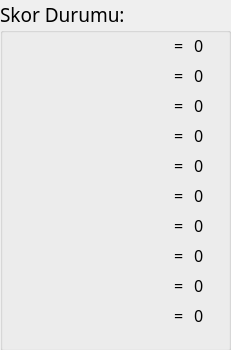
<?xml version="1.0" encoding="UTF-8"?>
<ui version="4.0">
 <class>Form</class>
 <widget class="QWidget" name="Form">
  <property name="windowModality">
   <enum>Qt::NonModal</enum>
  </property>
  <property name="geometry">
   <rect>
    <x>0</x>
    <y>0</y>
    <width>231</width>
    <height>350</height>
   </rect>
  </property>
  <property name="font">
   <font>
    <family>Poppins</family>
    <pointsize>14</pointsize>
    <italic>false</italic>
   </font>
  </property>
  <property name="mouseTracking">
   <bool>false</bool>
  </property>
  <property name="windowTitle">
   <string>Form2</string>
  </property>
  <property name="windowOpacity">
   <double>1.000000000000000</double>
  </property>
  <property name="accessibleName">
   <string/>
  </property>
  <property name="windowFlags" stdset="0">
   <string/>
  </property>
  <widget class="QGroupBox" name="groupBox">
   <property name="geometry">
    <rect>
     <x>0</x>
     <y>0</y>
     <width>231</width>
     <height>351</height>
    </rect>
   </property>
   <property name="font">
    <font>
     <weight>50</weight>
     <italic>false</italic>
     <bold>false</bold>
     <underline>false</underline>
     <strikeout>false</strikeout>
    </font>
   </property>
   <property name="title">
    <string>Skor Durumu:</string>
   </property>
   <widget class="QTableWidget" name="tableAreaName">
    <property name="geometry">
     <rect>
      <x>10</x>
      <y>30</y>
      <width>161</width>
      <height>600</height>
     </rect>
    </property>
    <property name="minimumSize">
     <size>
      <width>0</width>
      <height>0</height>
     </size>
    </property>
    <property name="palette">
     <palette>
      <active>
       <colorrole role="WindowText">
        <brush brushstyle="SolidPattern">
         <color alpha="0">
          <red>0</red>
          <green>0</green>
          <blue>0</blue>
         </color>
        </brush>
       </colorrole>
       <colorrole role="Button">
        <brush brushstyle="SolidPattern">
         <color alpha="0">
          <red>240</red>
          <green>240</green>
          <blue>240</blue>
         </color>
        </brush>
       </colorrole>
       <colorrole role="Midlight">
        <brush brushstyle="SolidPattern">
         <color alpha="0">
          <red>227</red>
          <green>227</green>
          <blue>227</blue>
         </color>
        </brush>
       </colorrole>
       <colorrole role="Dark">
        <brush brushstyle="SolidPattern">
         <color alpha="0">
          <red>160</red>
          <green>160</green>
          <blue>160</blue>
         </color>
        </brush>
       </colorrole>
       <colorrole role="Mid">
        <brush brushstyle="SolidPattern">
         <color alpha="0">
          <red>160</red>
          <green>160</green>
          <blue>160</blue>
         </color>
        </brush>
       </colorrole>
       <colorrole role="Text">
        <brush brushstyle="SolidPattern">
         <color alpha="255">
          <red>0</red>
          <green>0</green>
          <blue>0</blue>
         </color>
        </brush>
       </colorrole>
       <colorrole role="ButtonText">
        <brush brushstyle="SolidPattern">
         <color alpha="255">
          <red>0</red>
          <green>0</green>
          <blue>0</blue>
         </color>
        </brush>
       </colorrole>
       <colorrole role="Base">
        <brush brushstyle="SolidPattern">
         <color alpha="0">
          <red>255</red>
          <green>255</green>
          <blue>255</blue>
         </color>
        </brush>
       </colorrole>
       <colorrole role="Window">
        <brush brushstyle="SolidPattern">
         <color alpha="0">
          <red>240</red>
          <green>240</green>
          <blue>240</blue>
         </color>
        </brush>
       </colorrole>
       <colorrole role="Shadow">
        <brush brushstyle="SolidPattern">
         <color alpha="0">
          <red>105</red>
          <green>105</green>
          <blue>105</blue>
         </color>
        </brush>
       </colorrole>
      </active>
      <inactive>
       <colorrole role="WindowText">
        <brush brushstyle="SolidPattern">
         <color alpha="0">
          <red>0</red>
          <green>0</green>
          <blue>0</blue>
         </color>
        </brush>
       </colorrole>
       <colorrole role="Button">
        <brush brushstyle="SolidPattern">
         <color alpha="0">
          <red>240</red>
          <green>240</green>
          <blue>240</blue>
         </color>
        </brush>
       </colorrole>
       <colorrole role="Midlight">
        <brush brushstyle="SolidPattern">
         <color alpha="0">
          <red>227</red>
          <green>227</green>
          <blue>227</blue>
         </color>
        </brush>
       </colorrole>
       <colorrole role="Dark">
        <brush brushstyle="SolidPattern">
         <color alpha="0">
          <red>160</red>
          <green>160</green>
          <blue>160</blue>
         </color>
        </brush>
       </colorrole>
       <colorrole role="Mid">
        <brush brushstyle="SolidPattern">
         <color alpha="0">
          <red>160</red>
          <green>160</green>
          <blue>160</blue>
         </color>
        </brush>
       </colorrole>
       <colorrole role="Text">
        <brush brushstyle="SolidPattern">
         <color alpha="255">
          <red>0</red>
          <green>0</green>
          <blue>0</blue>
         </color>
        </brush>
       </colorrole>
       <colorrole role="ButtonText">
        <brush brushstyle="SolidPattern">
         <color alpha="255">
          <red>0</red>
          <green>0</green>
          <blue>0</blue>
         </color>
        </brush>
       </colorrole>
       <colorrole role="Base">
        <brush brushstyle="SolidPattern">
         <color alpha="0">
          <red>255</red>
          <green>255</green>
          <blue>255</blue>
         </color>
        </brush>
       </colorrole>
       <colorrole role="Window">
        <brush brushstyle="SolidPattern">
         <color alpha="0">
          <red>240</red>
          <green>240</green>
          <blue>240</blue>
         </color>
        </brush>
       </colorrole>
       <colorrole role="Shadow">
        <brush brushstyle="SolidPattern">
         <color alpha="0">
          <red>105</red>
          <green>105</green>
          <blue>105</blue>
         </color>
        </brush>
       </colorrole>
      </inactive>
      <disabled>
       <colorrole role="WindowText">
        <brush brushstyle="SolidPattern">
         <color alpha="0">
          <red>160</red>
          <green>160</green>
          <blue>160</blue>
         </color>
        </brush>
       </colorrole>
       <colorrole role="Button">
        <brush brushstyle="SolidPattern">
         <color alpha="0">
          <red>240</red>
          <green>240</green>
          <blue>240</blue>
         </color>
        </brush>
       </colorrole>
       <colorrole role="Midlight">
        <brush brushstyle="SolidPattern">
         <color alpha="0">
          <red>227</red>
          <green>227</green>
          <blue>227</blue>
         </color>
        </brush>
       </colorrole>
       <colorrole role="Dark">
        <brush brushstyle="SolidPattern">
         <color alpha="0">
          <red>160</red>
          <green>160</green>
          <blue>160</blue>
         </color>
        </brush>
       </colorrole>
       <colorrole role="Mid">
        <brush brushstyle="SolidPattern">
         <color alpha="0">
          <red>160</red>
          <green>160</green>
          <blue>160</blue>
         </color>
        </brush>
       </colorrole>
       <colorrole role="Text">
        <brush brushstyle="SolidPattern">
         <color alpha="0">
          <red>160</red>
          <green>160</green>
          <blue>160</blue>
         </color>
        </brush>
       </colorrole>
       <colorrole role="ButtonText">
        <brush brushstyle="SolidPattern">
         <color alpha="0">
          <red>160</red>
          <green>160</green>
          <blue>160</blue>
         </color>
        </brush>
       </colorrole>
       <colorrole role="Base">
        <brush brushstyle="SolidPattern">
         <color alpha="0">
          <red>240</red>
          <green>240</green>
          <blue>240</blue>
         </color>
        </brush>
       </colorrole>
       <colorrole role="Window">
        <brush brushstyle="SolidPattern">
         <color alpha="0">
          <red>240</red>
          <green>240</green>
          <blue>240</blue>
         </color>
        </brush>
       </colorrole>
       <colorrole role="Shadow">
        <brush brushstyle="SolidPattern">
         <color alpha="0">
          <red>105</red>
          <green>105</green>
          <blue>105</blue>
         </color>
        </brush>
       </colorrole>
      </disabled>
     </palette>
    </property>
    <property name="font">
     <font>
      <family>Poppins</family>
      <pointsize>12</pointsize>
     </font>
    </property>
    <property name="cursor" stdset="0">
     <cursorShape>PointingHandCursor</cursorShape>
    </property>
    <property name="mouseTracking">
     <bool>true</bool>
    </property>
    <property name="autoFillBackground">
     <bool>false</bool>
    </property>
    <property name="frameShadow">
     <enum>QFrame::Raised</enum>
    </property>
    <property name="lineWidth">
     <number>0</number>
    </property>
    <property name="textElideMode">
     <enum>Qt::ElideRight</enum>
    </property>
    <property name="showGrid">
     <bool>true</bool>
    </property>
    <property name="gridStyle">
     <enum>Qt::SolidLine</enum>
    </property>
    <attribute name="horizontalHeaderVisible">
     <bool>false</bool>
    </attribute>
    <attribute name="horizontalHeaderDefaultSectionSize">
     <number>151</number>
    </attribute>
    <attribute name="horizontalHeaderMinimumSectionSize">
     <number>100</number>
    </attribute>
    <attribute name="verticalHeaderVisible">
     <bool>false</bool>
    </attribute>
    <attribute name="verticalHeaderDefaultSectionSize">
     <number>30</number>
    </attribute>
    <attribute name="verticalHeaderMinimumSectionSize">
     <number>30</number>
    </attribute>
    <row>
     <property name="text">
      <string>1</string>
     </property>
    </row>
    <row>
     <property name="text">
      <string>2</string>
     </property>
    </row>
    <row>
     <property name="text">
      <string>3</string>
     </property>
    </row>
    <row>
     <property name="text">
      <string>4</string>
     </property>
    </row>
    <row>
     <property name="text">
      <string>5</string>
     </property>
    </row>
    <row>
     <property name="text">
      <string>6</string>
     </property>
    </row>
    <row>
     <property name="text">
      <string>7</string>
     </property>
    </row>
    <row>
     <property name="text">
      <string>8</string>
     </property>
    </row>
    <row>
     <property name="text">
      <string>9</string>
     </property>
    </row>
    <row>
     <property name="text">
      <string>10</string>
     </property>
    </row>
    <column>
     <property name="text">
      <string>İsim</string>
     </property>
    </column>
    <item row="0" column="0">
     <property name="text">
      <string/>
     </property>
    </item>
   </widget>
   <widget class="QTableWidget" name="tableAreaScore">
    <property name="geometry">
     <rect>
      <x>190</x>
      <y>30</y>
      <width>31</width>
      <height>600</height>
     </rect>
    </property>
    <property name="palette">
     <palette>
      <active>
       <colorrole role="WindowText">
        <brush brushstyle="SolidPattern">
         <color alpha="0">
          <red>0</red>
          <green>0</green>
          <blue>0</blue>
         </color>
        </brush>
       </colorrole>
       <colorrole role="Button">
        <brush brushstyle="SolidPattern">
         <color alpha="0">
          <red>240</red>
          <green>240</green>
          <blue>240</blue>
         </color>
        </brush>
       </colorrole>
       <colorrole role="Midlight">
        <brush brushstyle="SolidPattern">
         <color alpha="0">
          <red>227</red>
          <green>227</green>
          <blue>227</blue>
         </color>
        </brush>
       </colorrole>
       <colorrole role="Dark">
        <brush brushstyle="SolidPattern">
         <color alpha="0">
          <red>160</red>
          <green>160</green>
          <blue>160</blue>
         </color>
        </brush>
       </colorrole>
       <colorrole role="Mid">
        <brush brushstyle="SolidPattern">
         <color alpha="0">
          <red>160</red>
          <green>160</green>
          <blue>160</blue>
         </color>
        </brush>
       </colorrole>
       <colorrole role="Text">
        <brush brushstyle="SolidPattern">
         <color alpha="255">
          <red>0</red>
          <green>0</green>
          <blue>0</blue>
         </color>
        </brush>
       </colorrole>
       <colorrole role="ButtonText">
        <brush brushstyle="SolidPattern">
         <color alpha="255">
          <red>0</red>
          <green>0</green>
          <blue>0</blue>
         </color>
        </brush>
       </colorrole>
       <colorrole role="Base">
        <brush brushstyle="SolidPattern">
         <color alpha="0">
          <red>255</red>
          <green>255</green>
          <blue>255</blue>
         </color>
        </brush>
       </colorrole>
       <colorrole role="Window">
        <brush brushstyle="SolidPattern">
         <color alpha="0">
          <red>240</red>
          <green>240</green>
          <blue>240</blue>
         </color>
        </brush>
       </colorrole>
       <colorrole role="Shadow">
        <brush brushstyle="SolidPattern">
         <color alpha="0">
          <red>105</red>
          <green>105</green>
          <blue>105</blue>
         </color>
        </brush>
       </colorrole>
      </active>
      <inactive>
       <colorrole role="WindowText">
        <brush brushstyle="SolidPattern">
         <color alpha="0">
          <red>0</red>
          <green>0</green>
          <blue>0</blue>
         </color>
        </brush>
       </colorrole>
       <colorrole role="Button">
        <brush brushstyle="SolidPattern">
         <color alpha="0">
          <red>240</red>
          <green>240</green>
          <blue>240</blue>
         </color>
        </brush>
       </colorrole>
       <colorrole role="Midlight">
        <brush brushstyle="SolidPattern">
         <color alpha="0">
          <red>227</red>
          <green>227</green>
          <blue>227</blue>
         </color>
        </brush>
       </colorrole>
       <colorrole role="Dark">
        <brush brushstyle="SolidPattern">
         <color alpha="0">
          <red>160</red>
          <green>160</green>
          <blue>160</blue>
         </color>
        </brush>
       </colorrole>
       <colorrole role="Mid">
        <brush brushstyle="SolidPattern">
         <color alpha="0">
          <red>160</red>
          <green>160</green>
          <blue>160</blue>
         </color>
        </brush>
       </colorrole>
       <colorrole role="Text">
        <brush brushstyle="SolidPattern">
         <color alpha="255">
          <red>0</red>
          <green>0</green>
          <blue>0</blue>
         </color>
        </brush>
       </colorrole>
       <colorrole role="ButtonText">
        <brush brushstyle="SolidPattern">
         <color alpha="255">
          <red>0</red>
          <green>0</green>
          <blue>0</blue>
         </color>
        </brush>
       </colorrole>
       <colorrole role="Base">
        <brush brushstyle="SolidPattern">
         <color alpha="0">
          <red>255</red>
          <green>255</green>
          <blue>255</blue>
         </color>
        </brush>
       </colorrole>
       <colorrole role="Window">
        <brush brushstyle="SolidPattern">
         <color alpha="0">
          <red>240</red>
          <green>240</green>
          <blue>240</blue>
         </color>
        </brush>
       </colorrole>
       <colorrole role="Shadow">
        <brush brushstyle="SolidPattern">
         <color alpha="0">
          <red>105</red>
          <green>105</green>
          <blue>105</blue>
         </color>
        </brush>
       </colorrole>
      </inactive>
      <disabled>
       <colorrole role="WindowText">
        <brush brushstyle="SolidPattern">
         <color alpha="0">
          <red>160</red>
          <green>160</green>
          <blue>160</blue>
         </color>
        </brush>
       </colorrole>
       <colorrole role="Button">
        <brush brushstyle="SolidPattern">
         <color alpha="0">
          <red>240</red>
          <green>240</green>
          <blue>240</blue>
         </color>
        </brush>
       </colorrole>
       <colorrole role="Midlight">
        <brush brushstyle="SolidPattern">
         <color alpha="0">
          <red>227</red>
          <green>227</green>
          <blue>227</blue>
         </color>
        </brush>
       </colorrole>
       <colorrole role="Dark">
        <brush brushstyle="SolidPattern">
         <color alpha="0">
          <red>160</red>
          <green>160</green>
          <blue>160</blue>
         </color>
        </brush>
       </colorrole>
       <colorrole role="Mid">
        <brush brushstyle="SolidPattern">
         <color alpha="0">
          <red>160</red>
          <green>160</green>
          <blue>160</blue>
         </color>
        </brush>
       </colorrole>
       <colorrole role="Text">
        <brush brushstyle="SolidPattern">
         <color alpha="0">
          <red>160</red>
          <green>160</green>
          <blue>160</blue>
         </color>
        </brush>
       </colorrole>
       <colorrole role="ButtonText">
        <brush brushstyle="SolidPattern">
         <color alpha="0">
          <red>160</red>
          <green>160</green>
          <blue>160</blue>
         </color>
        </brush>
       </colorrole>
       <colorrole role="Base">
        <brush brushstyle="SolidPattern">
         <color alpha="0">
          <red>240</red>
          <green>240</green>
          <blue>240</blue>
         </color>
        </brush>
       </colorrole>
       <colorrole role="Window">
        <brush brushstyle="SolidPattern">
         <color alpha="0">
          <red>240</red>
          <green>240</green>
          <blue>240</blue>
         </color>
        </brush>
       </colorrole>
       <colorrole role="Shadow">
        <brush brushstyle="SolidPattern">
         <color alpha="0">
          <red>105</red>
          <green>105</green>
          <blue>105</blue>
         </color>
        </brush>
       </colorrole>
      </disabled>
     </palette>
    </property>
    <property name="font">
     <font>
      <family>Poppins</family>
      <pointsize>12</pointsize>
     </font>
    </property>
    <property name="cursor" stdset="0">
     <cursorShape>PointingHandCursor</cursorShape>
    </property>
    <property name="mouseTracking">
     <bool>true</bool>
    </property>
    <property name="autoFillBackground">
     <bool>false</bool>
    </property>
    <property name="frameShadow">
     <enum>QFrame::Raised</enum>
    </property>
    <property name="lineWidth">
     <number>0</number>
    </property>
    <property name="showGrid">
     <bool>true</bool>
    </property>
    <property name="gridStyle">
     <enum>Qt::NoPen</enum>
    </property>
    <attribute name="horizontalHeaderVisible">
     <bool>false</bool>
    </attribute>
    <attribute name="horizontalHeaderDefaultSectionSize">
     <number>30</number>
    </attribute>
    <attribute name="horizontalHeaderMinimumSectionSize">
     <number>30</number>
    </attribute>
    <attribute name="verticalHeaderVisible">
     <bool>false</bool>
    </attribute>
    <attribute name="verticalHeaderDefaultSectionSize">
     <number>30</number>
    </attribute>
    <attribute name="verticalHeaderMinimumSectionSize">
     <number>30</number>
    </attribute>
    <row>
     <property name="text">
      <string>1</string>
     </property>
    </row>
    <row>
     <property name="text">
      <string>2</string>
     </property>
    </row>
    <row>
     <property name="text">
      <string>3</string>
     </property>
    </row>
    <row>
     <property name="text">
      <string>4</string>
     </property>
    </row>
    <row>
     <property name="text">
      <string>5</string>
     </property>
    </row>
    <row>
     <property name="text">
      <string>6</string>
     </property>
    </row>
    <row>
     <property name="text">
      <string>7</string>
     </property>
    </row>
    <row>
     <property name="text">
      <string>8</string>
     </property>
    </row>
    <row>
     <property name="text">
      <string>9</string>
     </property>
    </row>
    <row>
     <property name="text">
      <string>10</string>
     </property>
    </row>
    <column>
     <property name="text">
      <string>Skor</string>
     </property>
    </column>
    <item row="0" column="0">
     <property name="text">
      <string>0</string>
     </property>
    </item>
    <item row="1" column="0">
     <property name="text">
      <string>0</string>
     </property>
    </item>
    <item row="2" column="0">
     <property name="text">
      <string>0</string>
     </property>
    </item>
    <item row="3" column="0">
     <property name="text">
      <string>0</string>
     </property>
    </item>
    <item row="4" column="0">
     <property name="text">
      <string>0</string>
     </property>
    </item>
    <item row="5" column="0">
     <property name="text">
      <string>0</string>
     </property>
    </item>
    <item row="6" column="0">
     <property name="text">
      <string>0</string>
     </property>
    </item>
    <item row="7" column="0">
     <property name="text">
      <string>0</string>
     </property>
    </item>
    <item row="8" column="0">
     <property name="text">
      <string>0</string>
     </property>
    </item>
    <item row="9" column="0">
     <property name="text">
      <string>0</string>
     </property>
    </item>
   </widget>
   <widget class="QTableWidget" name="tableAreaEqual">
    <property name="geometry">
     <rect>
      <x>170</x>
      <y>30</y>
      <width>21</width>
      <height>600</height>
     </rect>
    </property>
    <property name="baseSize">
     <size>
      <width>0</width>
      <height>0</height>
     </size>
    </property>
    <property name="palette">
     <palette>
      <active>
       <colorrole role="WindowText">
        <brush brushstyle="SolidPattern">
         <color alpha="0">
          <red>0</red>
          <green>0</green>
          <blue>0</blue>
         </color>
        </brush>
       </colorrole>
       <colorrole role="Button">
        <brush brushstyle="SolidPattern">
         <color alpha="0">
          <red>240</red>
          <green>240</green>
          <blue>240</blue>
         </color>
        </brush>
       </colorrole>
       <colorrole role="Midlight">
        <brush brushstyle="SolidPattern">
         <color alpha="0">
          <red>227</red>
          <green>227</green>
          <blue>227</blue>
         </color>
        </brush>
       </colorrole>
       <colorrole role="Dark">
        <brush brushstyle="SolidPattern">
         <color alpha="0">
          <red>160</red>
          <green>160</green>
          <blue>160</blue>
         </color>
        </brush>
       </colorrole>
       <colorrole role="Mid">
        <brush brushstyle="SolidPattern">
         <color alpha="0">
          <red>160</red>
          <green>160</green>
          <blue>160</blue>
         </color>
        </brush>
       </colorrole>
       <colorrole role="Text">
        <brush brushstyle="SolidPattern">
         <color alpha="255">
          <red>0</red>
          <green>0</green>
          <blue>0</blue>
         </color>
        </brush>
       </colorrole>
       <colorrole role="ButtonText">
        <brush brushstyle="SolidPattern">
         <color alpha="255">
          <red>0</red>
          <green>0</green>
          <blue>0</blue>
         </color>
        </brush>
       </colorrole>
       <colorrole role="Base">
        <brush brushstyle="SolidPattern">
         <color alpha="0">
          <red>255</red>
          <green>255</green>
          <blue>255</blue>
         </color>
        </brush>
       </colorrole>
       <colorrole role="Window">
        <brush brushstyle="SolidPattern">
         <color alpha="0">
          <red>240</red>
          <green>240</green>
          <blue>240</blue>
         </color>
        </brush>
       </colorrole>
       <colorrole role="Shadow">
        <brush brushstyle="SolidPattern">
         <color alpha="0">
          <red>105</red>
          <green>105</green>
          <blue>105</blue>
         </color>
        </brush>
       </colorrole>
      </active>
      <inactive>
       <colorrole role="WindowText">
        <brush brushstyle="SolidPattern">
         <color alpha="0">
          <red>0</red>
          <green>0</green>
          <blue>0</blue>
         </color>
        </brush>
       </colorrole>
       <colorrole role="Button">
        <brush brushstyle="SolidPattern">
         <color alpha="0">
          <red>240</red>
          <green>240</green>
          <blue>240</blue>
         </color>
        </brush>
       </colorrole>
       <colorrole role="Midlight">
        <brush brushstyle="SolidPattern">
         <color alpha="0">
          <red>227</red>
          <green>227</green>
          <blue>227</blue>
         </color>
        </brush>
       </colorrole>
       <colorrole role="Dark">
        <brush brushstyle="SolidPattern">
         <color alpha="0">
          <red>160</red>
          <green>160</green>
          <blue>160</blue>
         </color>
        </brush>
       </colorrole>
       <colorrole role="Mid">
        <brush brushstyle="SolidPattern">
         <color alpha="0">
          <red>160</red>
          <green>160</green>
          <blue>160</blue>
         </color>
        </brush>
       </colorrole>
       <colorrole role="Text">
        <brush brushstyle="SolidPattern">
         <color alpha="255">
          <red>0</red>
          <green>0</green>
          <blue>0</blue>
         </color>
        </brush>
       </colorrole>
       <colorrole role="ButtonText">
        <brush brushstyle="SolidPattern">
         <color alpha="255">
          <red>0</red>
          <green>0</green>
          <blue>0</blue>
         </color>
        </brush>
       </colorrole>
       <colorrole role="Base">
        <brush brushstyle="SolidPattern">
         <color alpha="0">
          <red>255</red>
          <green>255</green>
          <blue>255</blue>
         </color>
        </brush>
       </colorrole>
       <colorrole role="Window">
        <brush brushstyle="SolidPattern">
         <color alpha="0">
          <red>240</red>
          <green>240</green>
          <blue>240</blue>
         </color>
        </brush>
       </colorrole>
       <colorrole role="Shadow">
        <brush brushstyle="SolidPattern">
         <color alpha="0">
          <red>105</red>
          <green>105</green>
          <blue>105</blue>
         </color>
        </brush>
       </colorrole>
      </inactive>
      <disabled>
       <colorrole role="WindowText">
        <brush brushstyle="SolidPattern">
         <color alpha="0">
          <red>160</red>
          <green>160</green>
          <blue>160</blue>
         </color>
        </brush>
       </colorrole>
       <colorrole role="Button">
        <brush brushstyle="SolidPattern">
         <color alpha="0">
          <red>240</red>
          <green>240</green>
          <blue>240</blue>
         </color>
        </brush>
       </colorrole>
       <colorrole role="Midlight">
        <brush brushstyle="SolidPattern">
         <color alpha="0">
          <red>227</red>
          <green>227</green>
          <blue>227</blue>
         </color>
        </brush>
       </colorrole>
       <colorrole role="Dark">
        <brush brushstyle="SolidPattern">
         <color alpha="0">
          <red>160</red>
          <green>160</green>
          <blue>160</blue>
         </color>
        </brush>
       </colorrole>
       <colorrole role="Mid">
        <brush brushstyle="SolidPattern">
         <color alpha="0">
          <red>160</red>
          <green>160</green>
          <blue>160</blue>
         </color>
        </brush>
       </colorrole>
       <colorrole role="Text">
        <brush brushstyle="SolidPattern">
         <color alpha="0">
          <red>160</red>
          <green>160</green>
          <blue>160</blue>
         </color>
        </brush>
       </colorrole>
       <colorrole role="ButtonText">
        <brush brushstyle="SolidPattern">
         <color alpha="0">
          <red>160</red>
          <green>160</green>
          <blue>160</blue>
         </color>
        </brush>
       </colorrole>
       <colorrole role="Base">
        <brush brushstyle="SolidPattern">
         <color alpha="0">
          <red>240</red>
          <green>240</green>
          <blue>240</blue>
         </color>
        </brush>
       </colorrole>
       <colorrole role="Window">
        <brush brushstyle="SolidPattern">
         <color alpha="0">
          <red>240</red>
          <green>240</green>
          <blue>240</blue>
         </color>
        </brush>
       </colorrole>
       <colorrole role="Shadow">
        <brush brushstyle="SolidPattern">
         <color alpha="0">
          <red>105</red>
          <green>105</green>
          <blue>105</blue>
         </color>
        </brush>
       </colorrole>
      </disabled>
     </palette>
    </property>
    <property name="font">
     <font>
      <family>Poppins</family>
      <pointsize>12</pointsize>
     </font>
    </property>
    <property name="cursor" stdset="0">
     <cursorShape>PointingHandCursor</cursorShape>
    </property>
    <property name="mouseTracking">
     <bool>true</bool>
    </property>
    <property name="autoFillBackground">
     <bool>false</bool>
    </property>
    <property name="frameShadow">
     <enum>QFrame::Raised</enum>
    </property>
    <property name="lineWidth">
     <number>0</number>
    </property>
    <property name="showGrid">
     <bool>true</bool>
    </property>
    <property name="gridStyle">
     <enum>Qt::NoPen</enum>
    </property>
    <attribute name="horizontalHeaderVisible">
     <bool>false</bool>
    </attribute>
    <attribute name="horizontalHeaderDefaultSectionSize">
     <number>20</number>
    </attribute>
    <attribute name="horizontalHeaderMinimumSectionSize">
     <number>20</number>
    </attribute>
    <attribute name="verticalHeaderVisible">
     <bool>false</bool>
    </attribute>
    <attribute name="verticalHeaderDefaultSectionSize">
     <number>30</number>
    </attribute>
    <attribute name="verticalHeaderMinimumSectionSize">
     <number>30</number>
    </attribute>
    <row>
     <property name="text">
      <string>1</string>
     </property>
    </row>
    <row>
     <property name="text">
      <string>2</string>
     </property>
    </row>
    <row>
     <property name="text">
      <string>3</string>
     </property>
    </row>
    <row>
     <property name="text">
      <string>4</string>
     </property>
    </row>
    <row>
     <property name="text">
      <string>5</string>
     </property>
    </row>
    <row>
     <property name="text">
      <string>6</string>
     </property>
    </row>
    <row>
     <property name="text">
      <string>7</string>
     </property>
    </row>
    <row>
     <property name="text">
      <string>8</string>
     </property>
    </row>
    <row>
     <property name="text">
      <string>9</string>
     </property>
    </row>
    <row>
     <property name="text">
      <string>10</string>
     </property>
    </row>
    <column>
     <property name="text">
      <string>Skor</string>
     </property>
    </column>
    <item row="0" column="0">
     <property name="text">
      <string>=</string>
     </property>
    </item>
    <item row="1" column="0">
     <property name="text">
      <string>=</string>
     </property>
    </item>
    <item row="2" column="0">
     <property name="text">
      <string>=</string>
     </property>
    </item>
    <item row="3" column="0">
     <property name="text">
      <string>=</string>
     </property>
    </item>
    <item row="4" column="0">
     <property name="text">
      <string>=</string>
     </property>
    </item>
    <item row="5" column="0">
     <property name="text">
      <string>=</string>
     </property>
    </item>
    <item row="6" column="0">
     <property name="text">
      <string>=</string>
     </property>
    </item>
    <item row="7" column="0">
     <property name="text">
      <string>=</string>
     </property>
    </item>
    <item row="8" column="0">
     <property name="text">
      <string>=</string>
     </property>
    </item>
    <item row="9" column="0">
     <property name="text">
      <string>=</string>
     </property>
    </item>
   </widget>
  </widget>
 </widget>
 <resources/>
 <connections/>
</ui>
